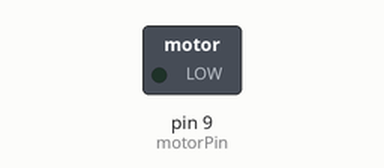
Bench run of a sketch on a simulated Arduino Uno, built with avr-gcc and run on an emulated ATmega328P. Shown: switched loads named in the sketch (green lamp = pin HIGH).

Above: at 0.6 s.
At 2.25 s:
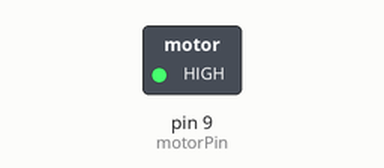
Timing chart, 0 to 3.0 s (numbered marks = the images above):
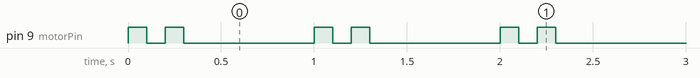

The sketch:

button_motor_control.ino
```cpp
// feedback_patterns.ino
// Motor does a double buzz pattern

int motorPin = 9;

void setup() {
  pinMode(motorPin, OUTPUT);
}

void loop() {
  // First buzz
  digitalWrite(motorPin, HIGH);
  delay(100);
  digitalWrite(motorPin, LOW);
  delay(100);

  // Second buzz
  digitalWrite(motorPin, HIGH);
  delay(100);
  digitalWrite(motorPin, LOW);
  delay(700); // Wait before repeating
}
```

Measured:
- by itself, pin 9 (motorPin): repeats every 1.0 s: LOW 0.10 s, HIGH 0.10 s, LOW 0.70 s, HIGH 0.10 s
- by itself, everything shown: repeats every 1.0 s, in 4 steps
